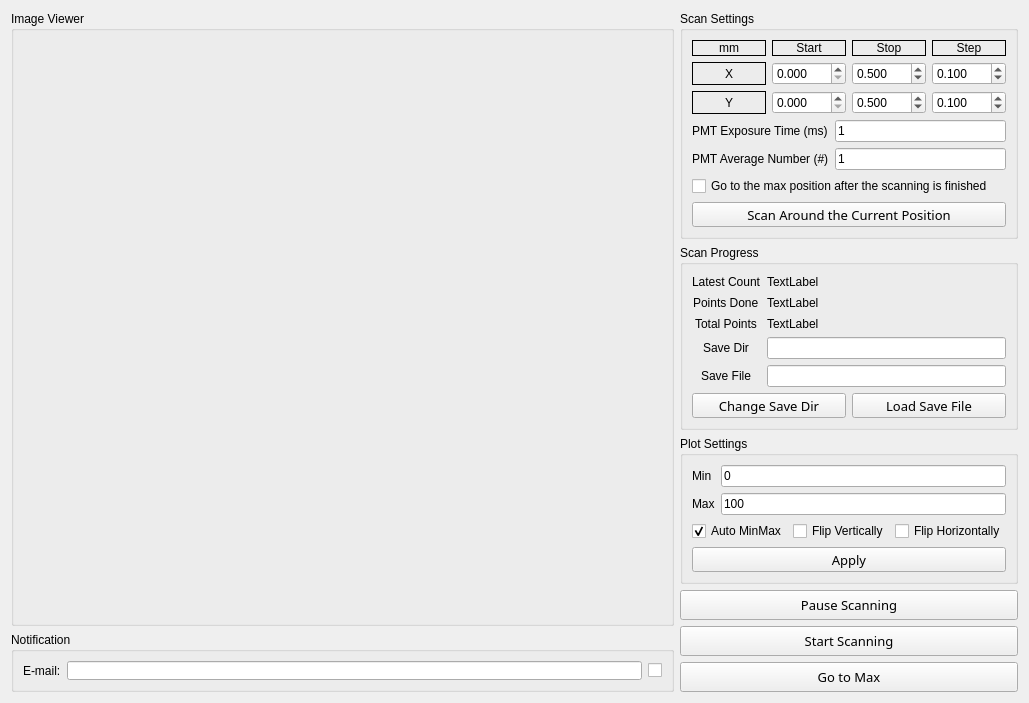
<?xml version="1.0" encoding="UTF-8"?>
<ui version="4.0">
 <class>Form</class>
 <widget class="QWidget" name="Form">
  <property name="geometry">
   <rect>
    <x>0</x>
    <y>0</y>
    <width>1029</width>
    <height>660</height>
   </rect>
  </property>
  <property name="windowTitle">
   <string>Form</string>
  </property>
  <layout class="QHBoxLayout" name="horizontalLayout" stretch="5,1">
   <item>
    <layout class="QVBoxLayout" name="verticalLayout">
     <item>
      <widget class="QGroupBox" name="image_viewer">
       <property name="minimumSize">
        <size>
         <width>410</width>
         <height>0</height>
        </size>
       </property>
       <property name="title">
        <string>Image Viewer</string>
       </property>
      </widget>
     </item>
     <item>
      <widget class="QGroupBox" name="GBOX_alarm">
       <property name="maximumSize">
        <size>
         <width>16777215</width>
         <height>60</height>
        </size>
       </property>
       <property name="title">
        <string>Notification</string>
       </property>
       <layout class="QHBoxLayout" name="horizontalLayout_3">
        <item>
         <widget class="QLabel" name="NON_mail">
          <property name="font">
           <font>
            <weight>50</weight>
            <bold>false</bold>
           </font>
          </property>
          <property name="text">
           <string>E-mail:</string>
          </property>
         </widget>
        </item>
        <item>
         <widget class="QLineEdit" name="TXT_mail">
          <property name="text">
           <string/>
          </property>
         </widget>
        </item>
        <item>
         <widget class="QCheckBox" name="CHBOX_mail">
          <property name="text">
           <string/>
          </property>
         </widget>
        </item>
       </layout>
      </widget>
     </item>
    </layout>
   </item>
   <item>
    <layout class="QVBoxLayout" name="verticalLayout_2" stretch="0,4,3,0,0,0">
     <property name="spacing">
      <number>6</number>
     </property>
     <item>
      <widget class="QGroupBox" name="groupBox">
       <property name="maximumSize">
        <size>
         <width>410</width>
         <height>16777215</height>
        </size>
       </property>
       <property name="title">
        <string>Scan Settings</string>
       </property>
       <layout class="QVBoxLayout" name="verticalLayout_9">
        <item>
         <layout class="QGridLayout" name="gridLayout_3" rowstretch="1,0,0">
          <item row="1" column="0">
           <widget class="QLabel" name="label_2">
            <property name="frameShape">
             <enum>QFrame::Panel</enum>
            </property>
            <property name="text">
             <string>X</string>
            </property>
            <property name="alignment">
             <set>Qt::AlignCenter</set>
            </property>
           </widget>
          </item>
          <item row="2" column="1">
           <widget class="QDoubleSpinBox" name="GUI_y_start">
            <property name="decimals">
             <number>3</number>
            </property>
            <property name="maximum">
             <double>12.000000000000000</double>
            </property>
           </widget>
          </item>
          <item row="2" column="0">
           <widget class="QLabel" name="label_3">
            <property name="frameShape">
             <enum>QFrame::Panel</enum>
            </property>
            <property name="text">
             <string>Y</string>
            </property>
            <property name="alignment">
             <set>Qt::AlignCenter</set>
            </property>
           </widget>
          </item>
          <item row="1" column="3">
           <widget class="QDoubleSpinBox" name="GUI_x_step">
            <property name="decimals">
             <number>3</number>
            </property>
            <property name="maximum">
             <double>12.000000000000000</double>
            </property>
            <property name="singleStep">
             <double>0.100000000000000</double>
            </property>
            <property name="value">
             <double>0.100000000000000</double>
            </property>
           </widget>
          </item>
          <item row="2" column="3">
           <widget class="QDoubleSpinBox" name="GUI_y_step">
            <property name="decimals">
             <number>3</number>
            </property>
            <property name="maximum">
             <double>12.000000000000000</double>
            </property>
            <property name="singleStep">
             <double>0.100000000000000</double>
            </property>
            <property name="value">
             <double>0.100000000000000</double>
            </property>
           </widget>
          </item>
          <item row="0" column="3">
           <widget class="QLabel" name="label_6">
            <property name="frameShape">
             <enum>QFrame::Panel</enum>
            </property>
            <property name="text">
             <string>Step</string>
            </property>
            <property name="alignment">
             <set>Qt::AlignCenter</set>
            </property>
           </widget>
          </item>
          <item row="2" column="2">
           <widget class="QDoubleSpinBox" name="GUI_y_stop">
            <property name="decimals">
             <number>3</number>
            </property>
            <property name="maximum">
             <double>12.000000000000000</double>
            </property>
            <property name="value">
             <double>0.500000000000000</double>
            </property>
           </widget>
          </item>
          <item row="0" column="2">
           <widget class="QLabel" name="label_5">
            <property name="frameShape">
             <enum>QFrame::Panel</enum>
            </property>
            <property name="text">
             <string>Stop</string>
            </property>
            <property name="alignment">
             <set>Qt::AlignCenter</set>
            </property>
           </widget>
          </item>
          <item row="0" column="1">
           <widget class="QLabel" name="label">
            <property name="frameShape">
             <enum>QFrame::Panel</enum>
            </property>
            <property name="text">
             <string>Start</string>
            </property>
            <property name="alignment">
             <set>Qt::AlignCenter</set>
            </property>
           </widget>
          </item>
          <item row="1" column="2">
           <widget class="QDoubleSpinBox" name="GUI_x_stop">
            <property name="decimals">
             <number>3</number>
            </property>
            <property name="maximum">
             <double>12.000000000000000</double>
            </property>
            <property name="value">
             <double>0.500000000000000</double>
            </property>
           </widget>
          </item>
          <item row="0" column="0">
           <widget class="QLabel" name="label_4">
            <property name="frameShape">
             <enum>QFrame::Panel</enum>
            </property>
            <property name="text">
             <string>mm</string>
            </property>
            <property name="alignment">
             <set>Qt::AlignCenter</set>
            </property>
           </widget>
          </item>
          <item row="1" column="1">
           <widget class="QDoubleSpinBox" name="GUI_x_start">
            <property name="decimals">
             <number>3</number>
            </property>
            <property name="maximum">
             <double>12.000000000000000</double>
            </property>
           </widget>
          </item>
         </layout>
        </item>
        <item>
         <layout class="QFormLayout" name="formLayout_3">
          <item row="0" column="0">
           <widget class="QLabel" name="label_12">
            <property name="text">
             <string>PMT Exposure Time (ms)</string>
            </property>
           </widget>
          </item>
          <item row="0" column="1">
           <widget class="QLineEdit" name="LE_pmt_exposure_time_in_ms">
            <property name="text">
             <string>1</string>
            </property>
           </widget>
          </item>
          <item row="2" column="0" colspan="2">
           <widget class="QCheckBox" name="CB_auto_go_to_max">
            <property name="text">
             <string>Go to the max position after the scanning is finished</string>
            </property>
           </widget>
          </item>
          <item row="1" column="0">
           <widget class="QLabel" name="label_15">
            <property name="text">
             <string>PMT Average Number (#)</string>
            </property>
           </widget>
          </item>
          <item row="1" column="1">
           <widget class="QLineEdit" name="LE_pmt_average_number">
            <property name="text">
             <string>1</string>
            </property>
           </widget>
          </item>
         </layout>
        </item>
        <item>
         <widget class="QPushButton" name="BTN_scan_vicinity">
          <property name="minimumSize">
           <size>
            <width>0</width>
            <height>25</height>
           </size>
          </property>
          <property name="sizeIncrement">
           <size>
            <width>0</width>
            <height>0</height>
           </size>
          </property>
          <property name="font">
           <font>
            <family>Arial Black</family>
            <pointsize>10</pointsize>
           </font>
          </property>
          <property name="text">
           <string>Scan Around the Current Position</string>
          </property>
         </widget>
        </item>
       </layout>
      </widget>
     </item>
     <item>
      <widget class="QGroupBox" name="groupBox_2">
       <property name="maximumSize">
        <size>
         <width>410</width>
         <height>16777215</height>
        </size>
       </property>
       <property name="title">
        <string>Scan Progress</string>
       </property>
       <layout class="QVBoxLayout" name="verticalLayout_8" stretch="6,1">
        <property name="spacing">
         <number>6</number>
        </property>
        <item>
         <layout class="QFormLayout" name="formLayout">
          <property name="labelAlignment">
           <set>Qt::AlignCenter</set>
          </property>
          <property name="formAlignment">
           <set>Qt::AlignCenter</set>
          </property>
          <property name="verticalSpacing">
           <number>6</number>
          </property>
          <item row="0" column="0">
           <widget class="QLabel" name="label_7">
            <property name="font">
             <font>
              <weight>50</weight>
              <bold>false</bold>
             </font>
            </property>
            <property name="text">
             <string>Latest Count</string>
            </property>
           </widget>
          </item>
          <item row="0" column="1">
           <widget class="QLabel" name="LBL_latest_count">
            <property name="minimumSize">
             <size>
              <width>0</width>
              <height>15</height>
             </size>
            </property>
            <property name="text">
             <string>TextLabel</string>
            </property>
           </widget>
          </item>
          <item row="1" column="0">
           <widget class="QLabel" name="label_8">
            <property name="font">
             <font>
              <weight>50</weight>
              <bold>false</bold>
             </font>
            </property>
            <property name="text">
             <string>Points Done</string>
            </property>
           </widget>
          </item>
          <item row="1" column="1">
           <widget class="QLabel" name="LBL_points_done">
            <property name="minimumSize">
             <size>
              <width>0</width>
              <height>15</height>
             </size>
            </property>
            <property name="text">
             <string>TextLabel</string>
            </property>
           </widget>
          </item>
          <item row="2" column="0">
           <widget class="QLabel" name="label_9">
            <property name="font">
             <font>
              <weight>50</weight>
              <bold>false</bold>
             </font>
            </property>
            <property name="text">
             <string>Total Points</string>
            </property>
           </widget>
          </item>
          <item row="2" column="1">
           <widget class="QLabel" name="LBL_total_points">
            <property name="minimumSize">
             <size>
              <width>0</width>
              <height>15</height>
             </size>
            </property>
            <property name="text">
             <string>TextLabel</string>
            </property>
           </widget>
          </item>
          <item row="4" column="0">
           <widget class="QLabel" name="label_13">
            <property name="font">
             <font>
              <weight>50</weight>
              <bold>false</bold>
             </font>
            </property>
            <property name="text">
             <string>Save File</string>
            </property>
           </widget>
          </item>
          <item row="4" column="1">
           <widget class="QLineEdit" name="LE_save_file_name"/>
          </item>
          <item row="3" column="0">
           <widget class="QLabel" name="label_14">
            <property name="font">
             <font>
              <weight>50</weight>
              <bold>false</bold>
             </font>
            </property>
            <property name="text">
             <string>Save Dir</string>
            </property>
           </widget>
          </item>
          <item row="3" column="1">
           <widget class="QLineEdit" name="LE_save_file_dir"/>
          </item>
         </layout>
        </item>
        <item>
         <layout class="QHBoxLayout" name="horizontalLayout_4">
          <property name="spacing">
           <number>6</number>
          </property>
          <property name="sizeConstraint">
           <enum>QLayout::SetMinimumSize</enum>
          </property>
          <item>
           <widget class="QPushButton" name="BTN_select_save_dir">
            <property name="minimumSize">
             <size>
              <width>0</width>
              <height>25</height>
             </size>
            </property>
            <property name="font">
             <font>
              <family>Arial Black</family>
              <pointsize>10</pointsize>
             </font>
            </property>
            <property name="text">
             <string>Change Save Dir</string>
            </property>
           </widget>
          </item>
          <item>
           <widget class="QPushButton" name="BTN_load_save_file">
            <property name="minimumSize">
             <size>
              <width>0</width>
              <height>25</height>
             </size>
            </property>
            <property name="font">
             <font>
              <family>Arial Black</family>
              <pointsize>10</pointsize>
             </font>
            </property>
            <property name="text">
             <string>Load Save File</string>
            </property>
           </widget>
          </item>
         </layout>
        </item>
       </layout>
      </widget>
     </item>
     <item>
      <widget class="QGroupBox" name="groupBox_3">
       <property name="maximumSize">
        <size>
         <width>410</width>
         <height>16777215</height>
        </size>
       </property>
       <property name="title">
        <string>Plot Settings</string>
       </property>
       <layout class="QVBoxLayout" name="verticalLayout_7">
        <item>
         <layout class="QVBoxLayout" name="verticalLayout_3">
          <item>
           <layout class="QFormLayout" name="formLayout_2">
            <item row="0" column="0">
             <widget class="QLabel" name="label_10">
              <property name="text">
               <string>Min</string>
              </property>
             </widget>
            </item>
            <item row="1" column="0">
             <widget class="QLabel" name="label_11">
              <property name="text">
               <string>Max</string>
              </property>
             </widget>
            </item>
            <item row="0" column="1">
             <widget class="QLineEdit" name="plot_min">
              <property name="text">
               <string>0</string>
              </property>
             </widget>
            </item>
            <item row="1" column="1">
             <widget class="QLineEdit" name="plot_max">
              <property name="text">
               <string>100</string>
              </property>
             </widget>
            </item>
           </layout>
          </item>
          <item>
           <layout class="QHBoxLayout" name="horizontalLayout_2">
            <item>
             <widget class="QCheckBox" name="CB_auto_minmax">
              <property name="text">
               <string>Auto MinMax</string>
              </property>
              <property name="checked">
               <bool>true</bool>
              </property>
             </widget>
            </item>
            <item>
             <widget class="QCheckBox" name="CB_flip_vertically">
              <property name="text">
               <string>Flip Vertically</string>
              </property>
             </widget>
            </item>
            <item>
             <widget class="QCheckBox" name="CB_flip_horizontally">
              <property name="text">
               <string>Flip Horizontally</string>
              </property>
             </widget>
            </item>
           </layout>
          </item>
         </layout>
        </item>
        <item>
         <widget class="QPushButton" name="BTN_apply_plot_settings">
          <property name="minimumSize">
           <size>
            <width>0</width>
            <height>25</height>
           </size>
          </property>
          <property name="font">
           <font>
            <family>Arial Black</family>
            <pointsize>10</pointsize>
           </font>
          </property>
          <property name="text">
           <string>Apply</string>
          </property>
         </widget>
        </item>
       </layout>
      </widget>
     </item>
     <item>
      <widget class="QPushButton" name="BTN_pause_or_resume_scanning">
       <property name="minimumSize">
        <size>
         <width>0</width>
         <height>30</height>
        </size>
       </property>
       <property name="maximumSize">
        <size>
         <width>410</width>
         <height>16777215</height>
        </size>
       </property>
       <property name="font">
        <font>
         <family>Arial Black</family>
         <pointsize>10</pointsize>
        </font>
       </property>
       <property name="text">
        <string>Pause Scanning</string>
       </property>
      </widget>
     </item>
     <item>
      <widget class="QPushButton" name="BTN_start_scanning">
       <property name="minimumSize">
        <size>
         <width>0</width>
         <height>30</height>
        </size>
       </property>
       <property name="maximumSize">
        <size>
         <width>410</width>
         <height>16777215</height>
        </size>
       </property>
       <property name="font">
        <font>
         <family>Arial Black</family>
         <pointsize>10</pointsize>
        </font>
       </property>
       <property name="text">
        <string>Start Scanning</string>
       </property>
       <property name="checkable">
        <bool>false</bool>
       </property>
      </widget>
     </item>
     <item>
      <widget class="QPushButton" name="BTN_go_to_max">
       <property name="minimumSize">
        <size>
         <width>0</width>
         <height>30</height>
        </size>
       </property>
       <property name="maximumSize">
        <size>
         <width>410</width>
         <height>16777215</height>
        </size>
       </property>
       <property name="font">
        <font>
         <family>Arial Black</family>
         <pointsize>10</pointsize>
        </font>
       </property>
       <property name="text">
        <string>Go to Max</string>
       </property>
      </widget>
     </item>
    </layout>
   </item>
  </layout>
 </widget>
 <resources/>
 <connections>
  <connection>
   <sender>BTN_start_scanning</sender>
   <signal>clicked()</signal>
   <receiver>Form</receiver>
   <slot>pressedScanStartButton()</slot>
   <hints>
    <hint type="sourcelabel">
     <x>1018</x>
     <y>613</y>
    </hint>
    <hint type="destinationlabel">
     <x>935</x>
     <y>515</y>
    </hint>
   </hints>
  </connection>
  <connection>
   <sender>BTN_select_save_dir</sender>
   <signal>clicked()</signal>
   <receiver>Form</receiver>
   <slot>pressedChangeSaveDir()</slot>
   <hints>
    <hint type="sourcelabel">
     <x>842</x>
     <y>387</y>
    </hint>
    <hint type="destinationlabel">
     <x>934</x>
     <y>300</y>
    </hint>
   </hints>
  </connection>
  <connection>
   <sender>BTN_pause_or_resume_scanning</sender>
   <signal>clicked()</signal>
   <receiver>Form</receiver>
   <slot>pressedPauseScanning()</slot>
   <hints>
    <hint type="sourcelabel">
     <x>1018</x>
     <y>577</y>
    </hint>
    <hint type="destinationlabel">
     <x>1018</x>
     <y>468</y>
    </hint>
   </hints>
  </connection>
  <connection>
   <sender>BTN_scan_vicinity</sender>
   <signal>clicked()</signal>
   <receiver>Form</receiver>
   <slot>pressedScanVicinityButton()</slot>
   <hints>
    <hint type="sourcelabel">
     <x>1008</x>
     <y>206</y>
    </hint>
    <hint type="destinationlabel">
     <x>957</x>
     <y>232</y>
    </hint>
   </hints>
  </connection>
  <connection>
   <sender>BTN_apply_plot_settings</sender>
   <signal>clicked()</signal>
   <receiver>Form</receiver>
   <slot>pressedApplyButton()</slot>
   <hints>
    <hint type="sourcelabel">
     <x>1008</x>
     <y>531</y>
    </hint>
    <hint type="destinationlabel">
     <x>909</x>
     <y>449</y>
    </hint>
   </hints>
  </connection>
  <connection>
   <sender>BTN_go_to_max</sender>
   <signal>clicked()</signal>
   <receiver>Form</receiver>
   <slot>pressedGoToMax()</slot>
   <hints>
    <hint type="sourcelabel">
     <x>1018</x>
     <y>649</y>
    </hint>
    <hint type="destinationlabel">
     <x>959</x>
     <y>528</y>
    </hint>
   </hints>
  </connection>
  <connection>
   <sender>GUI_x_step</sender>
   <signal>valueChanged(double)</signal>
   <receiver>Form</receiver>
   <slot>changedStepValue()</slot>
   <hints>
    <hint type="sourcelabel">
     <x>1007</x>
     <y>72</y>
    </hint>
    <hint type="destinationlabel">
     <x>1028</x>
     <y>62</y>
    </hint>
   </hints>
  </connection>
  <connection>
   <sender>GUI_y_step</sender>
   <signal>valueChanged(double)</signal>
   <receiver>Form</receiver>
   <slot>changedStepValue()</slot>
   <hints>
    <hint type="sourcelabel">
     <x>1007</x>
     <y>98</y>
    </hint>
    <hint type="destinationlabel">
     <x>1028</x>
     <y>207</y>
    </hint>
   </hints>
  </connection>
  <connection>
   <sender>BTN_load_save_file</sender>
   <signal>clicked()</signal>
   <receiver>Form</receiver>
   <slot>pressedLoadSaveFile()</slot>
   <hints>
    <hint type="sourcelabel">
     <x>1007</x>
     <y>387</y>
    </hint>
    <hint type="destinationlabel">
     <x>1028</x>
     <y>350</y>
    </hint>
   </hints>
  </connection>
 </connections>
 <slots>
  <slot>pressedScanStartButton()</slot>
  <slot>goToMax()</slot>
  <slot>pressedApplyButton()</slot>
  <slot>pressedScanVicinityButton()</slot>
  <slot>pressedGoToMax()</slot>
  <slot>changedStepValue()</slot>
  <slot>pressedLoadSaveFile()</slot>
  <slot>pressedChangeSaveDir()</slot>
  <slot>pressedPauseScanning()</slot>
 </slots>
</ui>
